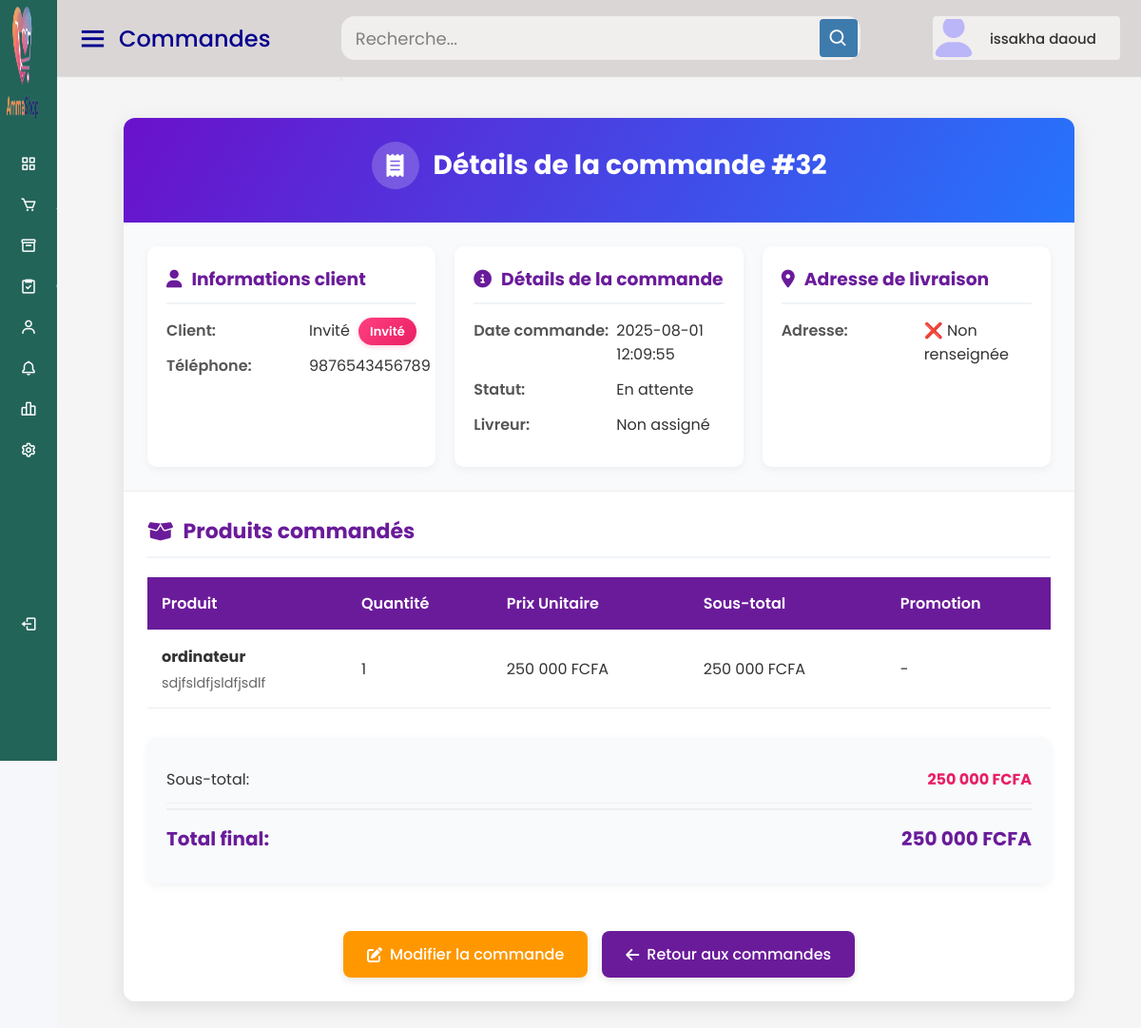
The app's page /tchadshop/details_commande.php?id=32 (signed in) with its own data.
### tables this page shows
CREATE TABLE IF NOT EXISTS `commandes` (
  `id` int NOT NULL AUTO_INCREMENT,
  `client_id` int DEFAULT NULL,
  `livreur_id` int DEFAULT NULL,
  `statut` enum('en attente','en cours','livré','échec') DEFAULT 'en attente',
  `total` decimal(10,2) NOT NULL,
  `date_commande` datetime DEFAULT CURRENT_TIMESTAMP,
  `latitude` decimal(10,8) DEFAULT NULL,
  `longitude` decimal(11,8) DEFAULT NULL,
  `adresse` varchar(255) DEFAULT NULL,
  `date_livraison` datetime DEFAULT NULL,
  `temps_livraison` varchar(50) DEFAULT NULL,
  `date_livraison_prevue` datetime DEFAULT NULL,
  `audio_path` varchar(255) DEFAULT NULL,
  `vu` tinyint(1) NOT NULL DEFAULT '0',
  PRIMARY KEY (`id`),
  KEY `commandes_ibfk_1` (`client_id`),
  KEY `commandes_ibfk_2` (`livreur_id`)
);

CREATE TABLE IF NOT EXISTS `clients` (
  `id` int NOT NULL AUTO_INCREMENT,
  `nom` varchar(100) NOT NULL,
  `email` varchar(100) DEFAULT NULL,
  `telephone` varchar(20) NOT NULL,
  `adresse` text,
  `password` varchar(255) DEFAULT NULL,
  `created_at` timestamp NULL DEFAULT CURRENT_TIMESTAMP,
  `invite` tinyint(1) DEFAULT '1',
  `vu` tinyint(1) DEFAULT '0',
  `reset_token` varchar(255) DEFAULT NULL,
  `reset_token_expire` int DEFAULT NULL,
  `langue` varchar(5) DEFAULT 'fr',
  PRIMARY KEY (`id`),
  UNIQUE KEY `email` (`email`)
);

CREATE TABLE IF NOT EXISTS `details_commandes` (
  `id` int NOT NULL AUTO_INCREMENT,
  `commande_id` int NOT NULL,
  `produit_id` int NOT NULL,
  `quantite` int NOT NULL,
  `prix_unitaire` decimal(10,2) NOT NULL,
  `promotion` tinyint(1) DEFAULT '0',
  PRIMARY KEY (`id`),
  KEY `commande_id` (`commande_id`),
  KEY `produit_id` (`produit_id`)
);

CREATE TABLE IF NOT EXISTS `produits` (
  `id` int NOT NULL AUTO_INCREMENT,
  `nom` varchar(255) DEFAULT NULL,
  `description` text,
  `prix` decimal(10,2) DEFAULT NULL,
  `stock` int DEFAULT NULL,
  `statut` enum('disponible','rupture','bientôt') DEFAULT 'disponible',
  `created_at` timestamp NULL DEFAULT CURRENT_TIMESTAMP,
  `vu` tinyint(1) DEFAULT '0',
  `promotion` decimal(5,2) DEFAULT '0.00' COMMENT 'Pourcentage de réduction',
  `prix_promotion` decimal(10,2) DEFAULT NULL COMMENT 'Prix après réduction',
  `date_debut_promo` date DEFAULT NULL,
  `date_fin_promo` date DEFAULT NULL,
  PRIMARY KEY (`id`)
);

### tchadshop/details_commande.php (the view, shortened to what this page needs)
<?php
$conn = new mysqli("localhost", "root", "", "tchadshop_db");
$id = intval($_GET['id'] ?? 0);
function safe($val) {
    return htmlspecialchars($val ?? '');
}
$req = $conn->prepare("
    SELECT c.*, cl.nom AS client_nom, cl.telephone AS client_tel, cl.invite AS client_invite, l.nom AS livreur_nom
    FROM commandes c
    LEFT JOIN clients cl ON c.client_id = cl.id
    LEFT JOIN livreurs l ON c.livreur_id = l.id
    WHERE c.id = ?
");
$req->bind_param("i", $id);
$req->execute();
$result = $req->get_result();
$commande = $result->fetch_assoc();
$produits = $conn->query("
    SELECT
        p.nom,
        p.description,
        dc.quantite,
        dc.prix_unitaire,
        dc.promotion AS promo_appliquee,
        p.promotion AS promo_actuelle,
        p.prix_promotion AS prix_promo_actuel,
        p.prix AS prix_actuel,
        p.date_debut_promo,
        p.date_fin_promo
    FROM details_commandes dc
    INNER JOIN produits p ON dc.produit_id = p.id
    WHERE dc.commande_id = $id
");
$total_calcule = 0;
$produits_data = [];
while ($p = $produits->fetch_assoc()) {
    $sous_total = $p['prix_unitaire'] * $p['quantite'];
    $total_calcule += $sous_total;
    $promo_appliquee = $p['promo_appliquee'] == 1;
    $economie = 0;
    $produits_data[] = [
        'nom' => $p['nom'],
        'description' => $p['description'],
        'quantite' => $p['quantite'],
        'prix_unitaire' => $p['prix_unitaire'],
        'sous_total' => $sous_total,
        'promo_appliquee' => $promo_appliquee,
        'economie' => $economie,
        'prix_actuel' => $p['prix_actuel']
    ];
}
?>
<!DOCTYPE html>
<html lang="fr">
<head>
    <link rel="stylesheet" href="https://cdnjs.cloudflare.com/ajax/libs/font-awesome/6.4.0/css/all.min.css">
</head>
<body>
    <?php include("header.php"); ?>
    <div class="home-content">
        <div class="container">
            <div class="header">
                <h1>
                    <i class="fas fa-receipt"></i>
                    Détails de la commande #<?= $id ?>
                </h1>
            </div>
            <div class="client-info">
                <div class="info-card">
                    <h3><i class="fas fa-user"></i> Informations client</h3>
                    <div class="info-row">
                        <div class="info-label">Client:</div>
                        <div class="info-value">
                            <?= safe($commande['client_nom']) ?: 'Sans client' ?>
                            <?php if (!empty($commande['client_invite'])): ?>
                                <span class="promo-badge">Invité</span>
                            <?php endif; ?>
                        </div>
                    </div>
                    <div class="info-row">
                        <div class="info-label">Téléphone:</div>
                        <div class="info-value"><?= safe($commande['client_tel']) ?: '-' ?></div>
                    </div>
                </div>
                <div class="info-card">
                    <h3><i class="fas fa-info-circle"></i> Détails de la commande</h3>
                    <div class="info-row">
                        <div class="info-label">Date commande:</div>
                        <div class="info-value"><?= safe($commande['date_commande']) ?></div>
                    </div>
                    <div class="info-row">
                        <div class="info-label">Statut:</div>
                        <div class="info-value">
                            <span class="<?=
                                strtolower($commande['statut']) === 'livré' ? 'statut-livre' :
                                (strtolower($commande['statut']) === 'échec' ? 'statut-echec' : 'statut-attente')
                            ?>">
                                <?= ucfirst(safe($commande['statut'])) ?>
                            </span>
                        </div>
                    </div>
                    <div class="info-row">
                        <div class="info-label">Livreur:</div>
                        <div class="info-value"><?= safe($commande['livreur_nom']) ?: 'Non assigné' ?></div>
                    </div>
                </div>
                <div class="info-card">
                    <h3><i class="fas fa-map-marker-alt"></i> Adresse de livraison</h3>
                    <div class="info-row">
                        <div class="info-label">Adresse:</div>
                        <div class="info-value"><?= $commande['adresse'] ? safe($commande['adresse']) : '❌ Non renseignée' ?></div>
                    </div>
                </div>
            </div>
            <div class="products-section">
                <h2 class="section-title">
                    <i class="fas fa-box-open"></i> Produits commandés
                </h2>
                <table>
                    <thead>
                        <tr>
                            <th>Produit</th>
                            <th>Quantité</th>
                            <th>Prix Unitaire</th>
                            <th>Sous-total</th>
                            <th>Promotion</th>
                        </tr>
                    </thead>
                    <tbody>
                        <?php foreach ($produits_data as $produit): ?>
                        <tr>
                            <td>
                                <div><strong><?= safe($produit['nom']) ?></strong></div>
                                <?php if (!empty($produit['description'])): ?>
                                <div style="font-size: 0.9em; color: #666; margin-top: 5px;">
                                    <?= safe($produit['description']) ?>
                                </div>
                                <?php endif; ?>
                            </td>
                            <td><?= $produit['quantite'] ?></td>
                            <td>
                                <?php if ($produit['promo_appliquee']): ?>
                                    <div class="original-price"><?= number_format($produit['prix_actuel'], 0, ',', ' ') ?> FCFA</div>
                                    <div class="promo-price"><?= number_format($produit['prix_unitaire'], 0, ',', ' ') ?> FCFA</div>
                                <?php else: ?>
                                    <?= number_format($produit['prix_unitaire'], 0, ',', ' ') ?> FCFA
                                <?php endif; ?>
                            </td>
                            <td>
                                <?php if ($produit['promo_appliquee']): ?>
                                    <div class="original-price"><?= number_format($produit['prix_actuel'] * $produit['quantite'], 0, ',', ' ') ?> FCFA</div>
                                    <div class="promo-price"><?= number_format($produit['sous_total'], 0, ',', ' ') ?> FCFA</div>
                                <?php else: ?>
                                    <?= number_format($produit['sous_total'], 0, ',', ' ') ?> FCFA
                                <?php endif; ?>
                            </td>
                            <td>
                                <?php if ($produit['promo_appliquee']): ?>
                                    <span class="promo-badge">Promo</span>
                                    <?php if ($produit['economie'] > 0): ?>
                                    <div class="economy">Économie: <?= number_format($produit['economie'], 0, ',', ' ') ?> FCFA</div>
                                    <?php endif; ?>
                                <?php else: ?>
                                    -
                                <?php endif; ?>
                            </td>
                        </tr>
                        <?php endforeach; ?>
                    </tbody>
                </table>
                <div class="summary">
                    <div class="summary-row">
                        <div>Sous-total:</div>
                        <div>
                            <div class="promo-price"><?= number_format($total_calcule, 0, ',', ' ') ?> FCFA</div>
                        </div>
                    </div>
                    <div class="summary-row total-row">
                        <div>Total final:</div>
                        <div><?= number_format($commande['total'], 0, ',', ' ') ?> FCFA</div>
                    </div>
                </div>
            </div>
            <div class="actions">
                <a href="modifier_commande.php?id=<?= $commande['id'] ?>" class="action-btn edit-btn">
                    <i class="fas fa-edit"></i> Modifier la commande
                </a>
                <a href="toutes_commandes.php" class="action-btn back-btn">
                    <i class="fas fa-arrow-left"></i> Retour aux commandes
                </a>
            </div>
        </div>
    </div>
</body>
</html>

### tchadshop/style4.css (style rules this page uses)
* { margin: 0; padding: 0; box-sizing: border-box; font-family: "Poppins", sans-serif; }
.home-section .home-content { position: relative; padding-top: 104px; }

### tchadshop/details_commande.php (style rules this page uses)
* { margin: 0; padding: 0; box-sizing: border-box; font-family: 'Segoe UI', Tahoma, Geneva, Verdana, sans-serif; }
body { background-color: #f5f7fa; color: #333; }
.container { max-width: 1000px; margin: 20px auto; background: white; border-radius: 12px; box-shadow: 0 5px 20px rgba(0, 0, 0, 0.1); overflow: hidden; }
.header { background: linear-gradient(120deg, #6a11cb 0%, #2575fc 100%); color: white; padding: 25px 30px; text-align: center; }
.header h1 { font-size: 28px; margin-bottom: 10px; display: flex; align-items: center; justify-content: center; gap: 15px; }
.header h1 i { background: rgba(255, 255, 255, 0.2); width: 50px; height: 50px; border-radius: 50%; display: flex; align-items: center; justify-content: center; font-size: 24px; }
.client-info { display: grid; grid-template-columns: repeat(auto-fit, minmax(300px, 1fr)); gap: 20px; padding: 25px; background: #f8fafc; border-bottom: 1px solid #eee; }
.info-card { background: white; padding: 20px; border-radius: 10px; box-shadow: 0 3px 10px rgba(0, 0, 0, 0.05); }
.info-card h3 { color: #6a1b9a; margin-bottom: 15px; padding-bottom: 10px; border-bottom: 2px solid #f0f4f8; display: flex; align-items: center; gap: 10px; }
.info-row { display: flex; margin-bottom: 12px; }
.info-label { font-weight: 600; color: #555; min-width: 150px; }
.info-value { color: #333; }
.products-section { padding: 25px; }
.section-title { font-size: 22px; color: #6a1b9a; margin-bottom: 20px; padding-bottom: 10px; border-bottom: 2px solid #f0f4f8; display: flex; align-items: center; gap: 10px; }
table { width: 100%; border-collapse: collapse; margin-bottom: 30px; }
th, td { padding: 15px; text-align: left; border-bottom: 1px solid #eee; }
th { background-color: #6a1b9a; color: white; font-weight: 600; }
.promo-badge { background: linear-gradient(135deg, #ff4081, #e91e63); color: white; padding: 5px 12px; border-radius: 20px; font-size: 13px; font-weight: 600; margin-left: 5px; box-shadow: 0 2px 5px rgba(233, 30, 99, 0.2); }
.promo-price { color: #e91e63; font-weight: bold; font-size: 16px; }
.summary { background: #f8fafc; padding: 20px; border-radius: 10px; margin-top: 20px; box-shadow: 0 3px 10px rgba(0, 0, 0, 0.05); }
.summary-row { display: flex; justify-content: space-between; padding: 12px 0; border-bottom: 1px solid #eee; }
.summary-row:last-child { border-bottom: none; }
.total-row { font-size: 20px; font-weight: bold; color: #6a1b9a; padding-top: 15px; margin-top: 5px; border-top: 2px solid #eee; }
.actions { display: flex; justify-content: center; gap: 15px; padding: 25px; flex-wrap: wrap; }
.action-btn { padding: 12px 25px; border-radius: 8px; text-decoration: none; font-weight: 500; display: flex; align-items: center; gap: 8px; transition: all 0.3s; box-shadow: 0 3px 8px rgba(0, 0, 0, 0.1); }
.edit-btn { background: #ff9800; color: white; }
.back-btn { background: #6a1b9a; color: white; }
.home-content { padding: 20px; }

### records on screen
commandes: client.nom "Invité", client.telephone "9876543456789", date_commande "2025-08-01 12:09:55", statut "En attente", total "250 000"
details_commandes: produit.nom "ordinateur", produit.description "sdjfsldfjsldfjsdlf", quantite "1", prix_unitaire "250 000", sous_total "250 000"

### other values on screen
$page_title "Commandes"
$adminName "issakha daoud"
$id "32"
safe($commande['livreur_nom']) ?: 'Non assigné' "Non assigné"
$total_calcule "250 000"
